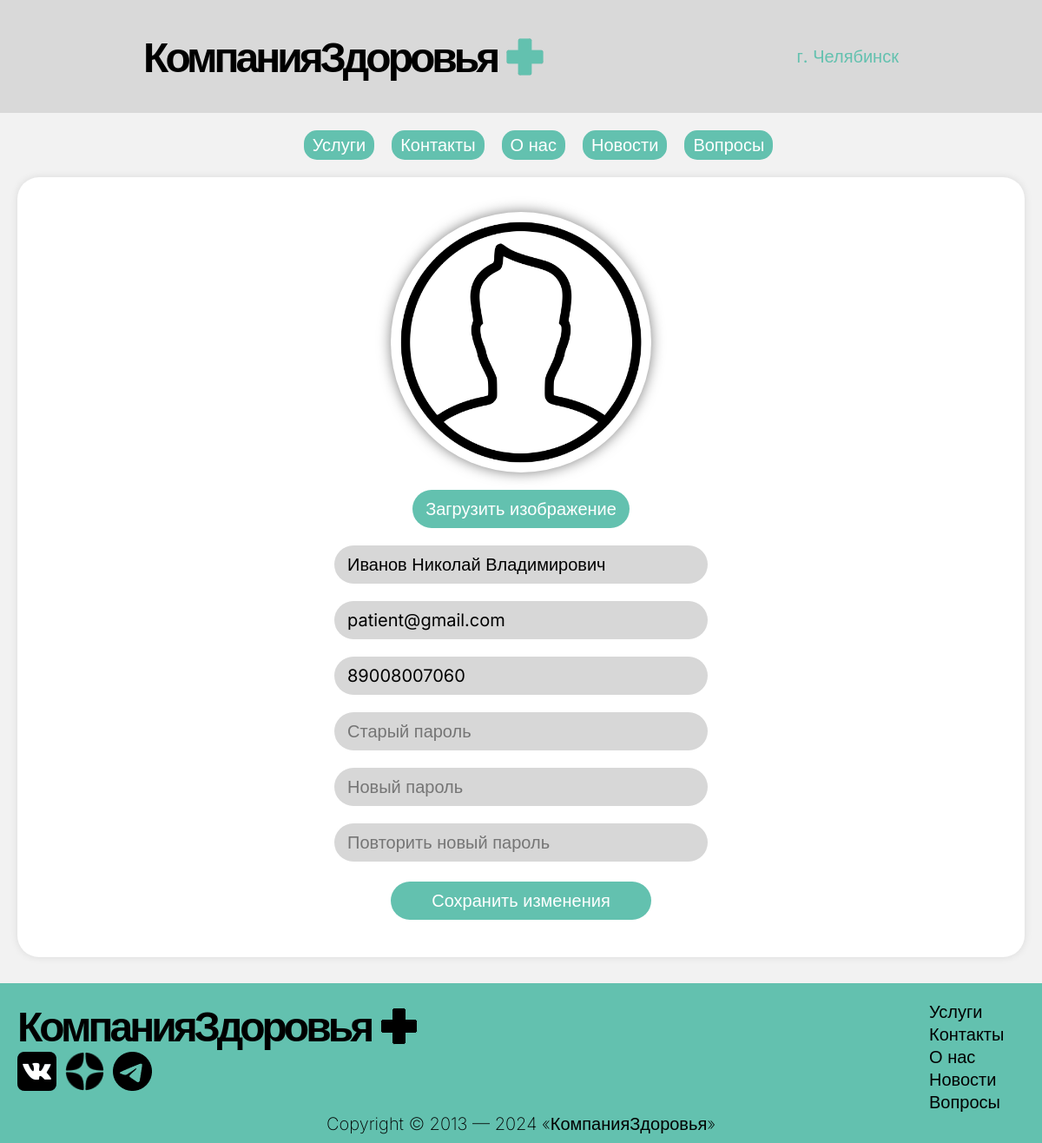
The page /editProfile/ (signed in) on the database its author committed.
### main/models.py (models this page shows, shortened)
class Patient(models.Model):
    fio = models.CharField('ФИО', max_length=100)
    phone = models.CharField('Номер телефона', max_length=11)
    email = models.CharField('Почта', max_length=100)
    image = models.ImageField('Изображение профиля', null=True, blank=True, upload_to='images/')
    password = models.CharField('Пароль', max_length=120)
    class Meta:
        verbose_name = "Пациент"
        verbose_name_plural = "Пациенты"

### main/views.py (the view, shortened to what this page needs)
# urls.py: path('editProfile/', views.editProfile_view, name='editProfile'),
def editProfile_view(request):
    patient_id = request.session.get('patient_id')
    if not patient_id:
        return redirect('login')
    patient = get_object_or_404(Patient, id=patient_id)
    return render(request, 'main/editProfile.html', {
        'patient': patient,
    })

### main/templates/main/editProfile.html (shortened to what this page needs)
<!DOCTYPE html>
<html lang="ru">
<head>
  {% load static %}
  <link rel="stylesheet" href="{% static '/css/main.css' %}">
  <link rel="stylesheet" href="{% static '/css/editProfile.css' %}">
</head>
<body>
  {% include 'main/header.html' %}
  <main>
    <div class="container edit">
      <div class="form-edit">
      <form method="POST" enctype="multipart/form-data">
        <img id="preview"
             src="{% if patient.image %}{{ patient.image.url }}{% else %}{% static '/img/defalt.png' %}{% endif %}"
             alt="Profile Picture"
             onerror="this.src='{% static '/img/default.png' %}'">
        <label for="imageUpload" class="button-upload">
          Загрузить изображение
        </label>
        <input type="text" name="fio" value="{{ patient.fio }}" placeholder="ФИО">
        <input type="email" name="email" value="{{ patient.email }}" placeholder="Почта">
        <input type="tel" name="phone" value="{{ patient.phone }}" placeholder="Телефон">
        <input type="password" name="old_password" placeholder="Старый пароль">
        <input type="password" name="new_password" placeholder="Новый пароль">
        <input type="password" name="confirm_password" placeholder="Повторить новый пароль">
        <button type="submit">Сохранить изменения</button>
      </form>
        </div>
    </div>
  </main>
  {% include 'main/footer.html' %}
</body>
</html>

### static/css/main.css (style rules this page uses)
* { margin: 0; padding: 0; font-family: "Inter", sans-serif; font-size: 20px; }
main { background-color: #F2F2F2; padding: 0 0 30px 0; }
.container { max-width: 1450px; box-shadow: 0px 0px 10px rgba(0,0,0,0.1); background-color: white; border-radius: 25px; padding: 40px; margin: 0px auto; }
@media screen and (max-width: 1570px) { .container { margin: 0px 20px; } }
button { border: none; border-radius: 10px; padding: 8px 15px; margin: 3px 0; color: white; min-width: 300px; transition: background-color 0.3s; }
form { text-align: center; display: flex; flex-direction: column; align-items: center; width: 100%; gap: 20px; }
form input { color: gray; padding: 10px 20px; border: none; border-radius: 20px; width: 300px; background-color: #D9D9D9; }
form button { padding: 10px 15px; background-color: #5B9F54; border: none; border-radius: 10px; color: white; text-align: center; }

### static/css/editProfile.css (style rules this page uses)
.edit .form-edit { display: flex; flex-direction: column; align-items: center; gap: 20px; }
.edit .form-edit input { background-color: #D7D7D7; padding: 10px 15px; color: black; border-radius: 30px; border: none; width: 400px; }
.edit .form-edit img { width: 300px; height: 300px; border-radius: 50%; overflow: hidden; object-fit: cover; box-shadow: 0px 0px 15px rgba(0,0,0,0.5); }
.edit button, .edit .button-upload { padding: 10px 15px; background-color: #63C1AF; border: none; width: auto; border-radius: 30px; color: white; }

### rows shown on the page
Patient: fio "Иванов Николай Владимирович", email "patient@gmail.com", phone "89008007060"
